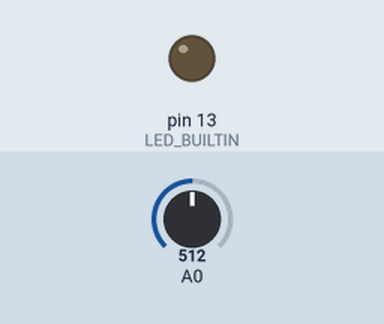
Recording of a sketch running on a simulated Arduino Uno, built with avr-gcc and run on an emulated ATmega328P. Shown: output pins drawn as LEDs (lit = HIGH). The inputs (shaded band) are chosen by the test bench; at power-on: A0 = 512. Sleep ends after the set time or at an interrupt; what the sketch prints to the serial monitor is not drawn.

Above: at 3.5 s.
At 7.2 s:
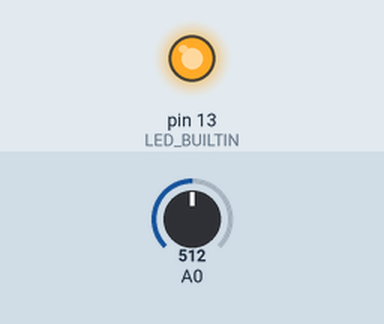
Timing chart, 0 to 9.8 s (numbered marks = the images above):
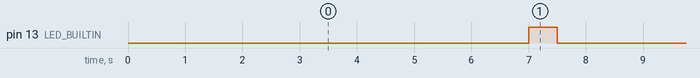

Measured:
- by itself, pin 13 (LED_BUILTIN): alternates HIGH for 0.50 s and LOW for 7.0 s

The sketch:

arduino.ino
```cpp
// **** INCLUDES *****
#include "LowPower.h"
#include <avr/sleep.h>

// Use pin 2 as wake up pin
long int placeHolder = 0;
long int data[2];

void sleepNow()         // here we put the arduino to sleep
{

  set_sleep_mode(SLEEP_MODE_PWR_DOWN);   // sleep mode is set here

  sleep_enable();          // enables the sleep bit in the mcucr register
  // so sleep is possible. just a safety pin


  attachInterrupt(0, wakeUpNow, LOW); // use interrupt 0 (pin 2) and run function
  // wakeUpNow when pin 2 gets LOW

  sleep_mode();            // here the device is actually put to sleep!!
  // THE PROGRAM CONTINUES FROM HERE AFTER WAKING UP

  sleep_disable();         // first thing after waking from sleep:
  // disable sleep...
  detachInterrupt(0);      // disables interrupt 0 on pin 2 so the
  // wakeUpNow code will not be executed
  // during normal running time.
  digitalWrite(LED_BUILTIN, HIGH);
  delay(500);

}

void wakeUpNow(void)
{

}
void setup()
{
  // Configure wake up pin as input.
  // This will consumes few uA of current.
  pinMode(LED_BUILTIN, OUTPUT);

  pinMode(2, INPUT);
  //pinMode(2,INPUT);
  Serial.begin(115200);
  //attachInterrupt(0, pinInterrupt, LOW);
}


void loop()
{
  digitalWrite(LED_BUILTIN, LOW);  // turn LED on to indicate awake
  int i = 0;
  while(i<5){
    placeHolder = placeHolder + analogRead(A0);
    i++;
    delay(200);
  }

  data[0] = placeHolder/6;
  //data[1] = analogRead(A1);
  placeHolder=0;
  data[1]=analogRead(A0);
  //delay(200);
  //itoa(data[0], str, 10);
  //Serial.write(String(data[0]).c_str());
  Serial.write(String(data[1]).c_str());
  //delay(10);
  //Serial.println(data[1]);
  delay(6000);
  sleepNow();


}
```
